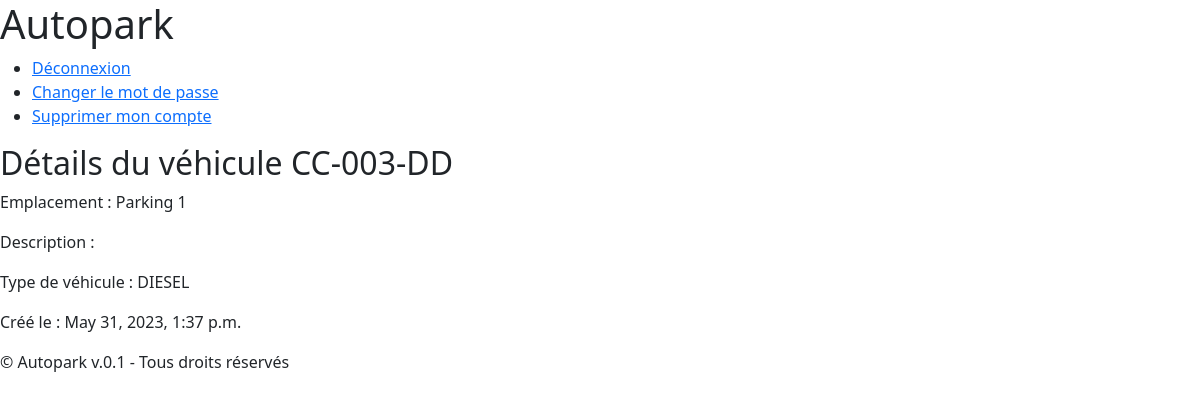
/autopark/3/details (signed in), run on the app's committed database.
### autopark/models.py (models this page shows, shortened)
class Vehicle(models.Model):
    class VehicleType(models.TextChoices):
        ELECTRIQUE = 'ELECTRIQUE'
        ESSENCE = 'ESSENCE'
        DIESEL = 'DIESEL'
    description = models.TextField(default="")
    number = models.CharField(
        max_length=9,
        validators=[
            RegexValidator(
                regex=r'^([A-Z]{2}-[0-9]{3}-[A-Z]{2})|([0-9]{1,4}[A-Z]{1,3}[0-9]{2})$',
                message='Invalid format'
            )
        ]
    )
    vehicle_type = models.CharField(
        max_length=15,
        choices=VehicleType.choices,
        default=VehicleType.ESSENCE
    )
    created_at = models.DateTimeField(auto_now_add=True)
    location = models.ForeignKey(Location, on_delete=models.SET_NULL, null=True, blank=True)
    last_maintenance_at = models.DateTimeField(null=True, blank=True)
    next_check_at = models.DateTimeField(null=True, blank=True)

class Location(models.Model):
    label = models.CharField(max_length=255)
    def __str__(self):
        return self.label
    class Meta:
        ordering = ['label']

### autopark/views.py (the view)
# urls.py: path("autopark/<int:pk>/details", VehicleDetailView.as_view(), name="vehicle_details"),
class VehicleDetailView(LoginRequiredMixin, DetailView):
    model = Vehicle
    template_name = 'vehicle_details.html'
    context_object_name = 'vehicle'

### autopark/templates/vehicle_details.html
{% extends 'base.html' %}
{% block content %}
<h2>Détails du véhicule {{vehicle.number}}</h2>
<p>Emplacement : {{ vehicle.location }}</p>
<p>Description : {{ vehicle.description }}</p>
<p>Type de véhicule : {{ vehicle.vehicle_type }}</p>
<p>Créé le : {{ vehicle.created_at }}</p>
{% endblock %}

### data on the page
Vehicle: number "CC-003-DD", location "Parking 1", vehicle_type "DIESEL", created_at "May 31, 2023, 1:37 p.m."
